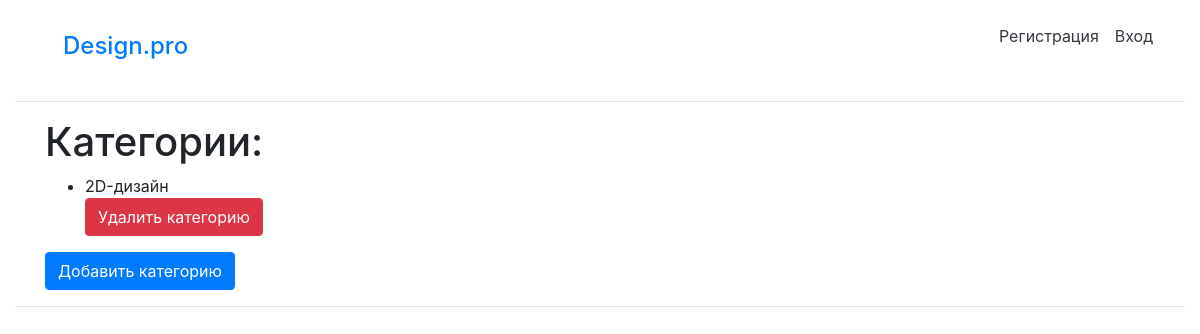
Before: /category/list/ with the older database file.
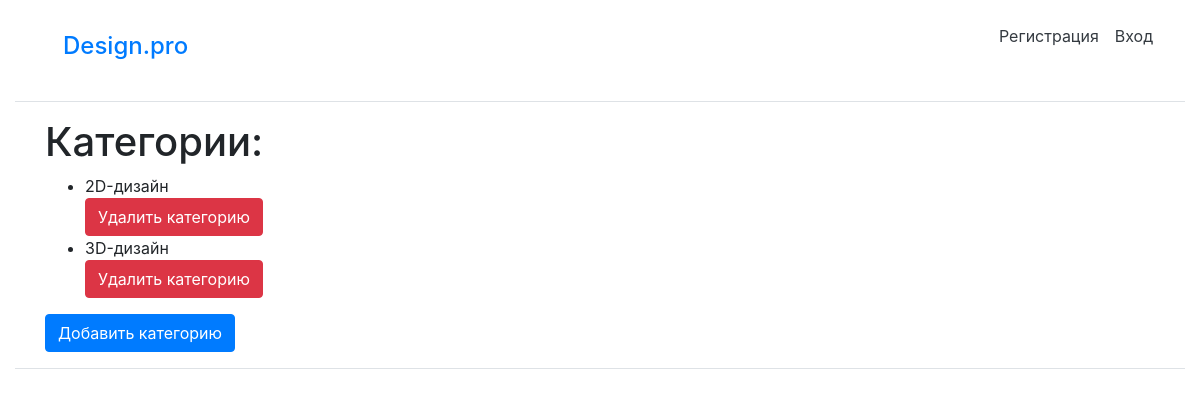
After: the same page with the newer database file.
### App/models.py (models this page shows, shortened)
class Category(models.Model):
    category_title = models.CharField(max_length=200, verbose_name='Название категории')

### App/views.py (the view)
# urls.py: path('category/list/', category_list, name='category_list'),
def category_list(request):
    category_list = Category.objects.all()
    return render(request, 'admin/category_list.html', {'category_list': category_list})

### App/templates/admin/category_list.html
{% extends "layout/main.html" %}
{% block content %}
    <h1>Категории:</h1>
    <ul>
      {% for category in category_list %}
        <li>{{category.category_title}}</li>
        <button type="button" class="btn btn-danger"><a href="{% url 'App:admin_category_delete' id=category.id%}" style="color: white; text-decoration: none;">Удалить категорию</a></button>
      {% endfor %}
    </ul>
    <button type="button" class="btn btn-primary"><a href="{% url 'App:admin_category_add' %}" style="color: white; text-decoration: none;">Добавить категорию</a></button>
{% endblock %}

Changed rows visible on the page:
added Category: category_title "3D-дизайн"
